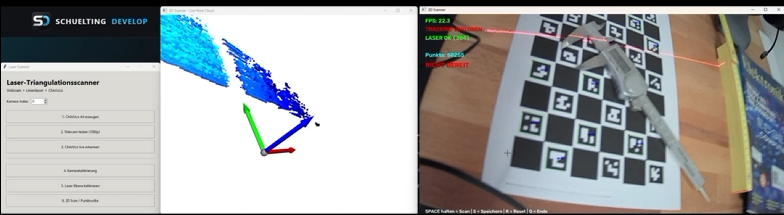
#> input picture image.png, 784 x 215 px
$ python -i laser_calibration.py   (imports and definitions only)
#> lines starting #> are read from the running program, lines starting #| are printed output that depends on the picture; after the words box and inside, x2 and y2 are one past the last pixel; in counts of white or black regions, pixels touching at a corner belong together
#> further down, picture is the input picture: shape (215, 784, 3); mean B, G, R 165, 164.7, 162.8
import cv2
import json
import math
import time
import numpy as np
from pathlib import Path


# ==========================================================
# PFADE
# ==========================================================

ROOT = Path(__file__).resolve().parents[1]

CHARUCO_CONFIG = (
    ROOT
    / "output"
    / "charuco"
    / "charuco_config.json"
)

CAMERA_CALIBRATION = (
    ROOT
    / "output"
    / "calibration"
    / "camera_calibration.json"
)

OUTPUT_DIR = (
    ROOT
    / "output"
    / "calibration"
)

LASER_CALIBRATION_FILE = (
    OUTPUT_DIR
    / "laser_calibration.json"
)

IMAGE_DIR = (
    OUTPUT_DIR
    / "laser_images_auto"
)


# ==========================================================
# KAMERA
# ==========================================================

CAMERA_INDEX = 0

WIDTH = 1920
HEIGHT = 1080
FPS = 30

DISPLAY_WIDTH = 1280
DISPLAY_HEIGHT = 720


# ==========================================================
# ERKENNUNGSBEDINGUNGEN
# ==========================================================

MIN_CHARUCO_CORNERS = 18

MIN_LASER_PIXELS = 120

MAX_POSE_ERROR_PX = 1.0


# ==========================================================
# AUTOMATISCHE AUFNAHME
# ==========================================================

STABLE_FRAMES_REQUIRED = 5

ANGLE_TOLERANCE_DEG = 10.0

DISTANCE_TOLERANCE_MM = 90.0

POSITION_TOLERANCE_NORM = 0.20

CAPTURE_COOLDOWN_S = 0.7

AUTO_CALIBRATE_WHEN_DONE = True


# ==========================================================
# LASER-ERKENNUNG
# ==========================================================

MIN_RED = 160

MIN_RED_DIFFERENCE = 60

MAX_Y_DEVIATION = 10

MAX_GAP = 15

# ==========================================================
# ROBUSTE LASER-MITTELLINIE
# ==========================================================

MIN_LINE_WIDTH_PX = 1
MAX_LINE_WIDTH_PX = 14
LASER_BACKGROUND_MARGIN_PX = 10
MIN_PROFILE_PROMINENCE = 35.0
MAX_PROFILE_SATURATED_RATIO = 0.70
PROFILE_RELATIVE_FLOOR = 0.20
MIN_PROFILE_QUALITY = 0.30


# ==========================================================
# ROBUSTER EBENENFIT
# ==========================================================

ROBUST_PLANE_FIT = True

ROBUST_MIN_THRESHOLD_MM = 0.6

ROBUST_MAD_FACTOR = 3.5


# ==========================================================
# DEBUG
# ==========================================================

DEBUG = False


# ==========================================================
# GEFÜHRTE ZIELPOSEN
#
# WICHTIG:
# Kamera + Laser bilden zusammen den Scannerkopf.
# Der Anwender bewegt also den gesamten Scannerkopf.
#
# azimuth:
#   negativ = Scanner links vom Board
#   positiv = Scanner rechts vom Board
#
# elevation:
#   negativ = Scanner oberhalb des Boards
#   positiv = Scanner unterhalb des Boards
#
# image_x / image_y:
#   gewünschte Lage des Board-Mittelpunkts im Kamerabild
#
# guidance:
#   kurze konkrete Anweisung im Livebild
# ==========================================================

TARGETS = [

    {
        "text": "1/18  FRONTAL - MITTLERER ABSTAND",
        "guidance": "Scanner frontal auf das Board richten",
        "azimuth_deg": 0,
        "elevation_deg": 0,
        "distance_mm": 400,
        "image_x": 0.50,
        "image_y": 0.50
    },

    {
        "text": "2/18  CA. 20 GRAD VON LINKS",
        "guidance": "Scanner nach links bewegen und zum Board drehen",
        "azimuth_deg": -20,
        "elevation_deg": 0,
        "distance_mm": 400,
        "image_x": 0.50,
        "image_y": 0.50
    },

    {
        "text": "3/18  CA. 20 GRAD VON RECHTS",
        "guidance": "Scanner nach rechts bewegen und zum Board drehen",
        "azimuth_deg": 20,
        "elevation_deg": 0,
        "distance_mm": 400,
        "image_x": 0.50,
        "image_y": 0.50
    },

    {
        "text": "4/18  CA. 20 GRAD VON OBEN",
        "guidance": "Scanner oberhalb halten und nach unten aufs Board schauen",
        "azimuth_deg": 0,
        "elevation_deg": -20,
        "distance_mm": 400,
        "image_x": 0.50,
        "image_y": 0.50
    },

    {
        "text": "5/18  CA. 20 GRAD VON UNTEN",
        "guidance": "Scanner unterhalb halten und nach oben aufs Board schauen",
        "azimuth_deg": 0,
        "elevation_deg": 20,
        "distance_mm": 400,
        "image_x": 0.50,
        "image_y": 0.50
    },

    {
        "text": "6/18  LINKS + OBEN",
        "guidance": "Scanner links und etwas oberhalb des Boards halten",
        "azimuth_deg": -18,
        "elevation_deg": -15,
        "distance_mm": 400,
        "image_x": 0.50,
        "image_y": 0.50
    },

    {
        "text": "7/18  RECHTS + OBEN",
        "guidance": "Scanner rechts und etwas oberhalb des Boards halten",
        "azimuth_deg": 18,
        "elevation_deg": -15,
        "distance_mm": 400,
        "image_x": 0.50,
        "image_y": 0.50
    },

    {
        "text": "8/18  LINKS + UNTEN",
        "guidance": "Scanner links und etwas unterhalb des Boards halten",
        "azimuth_deg": -18,
        "elevation_deg": 15,
        "distance_mm": 400,
        "image_x": 0.50,
        "image_y": 0.50
    },

    {
        "text": "9/18  RECHTS + UNTEN",
        "guidance": "Scanner rechts und etwas unterhalb des Boards halten",
        "azimuth_deg": 18,
        "elevation_deg": 15,
        "distance_mm": 400,
        "image_x": 0.50,
        "image_y": 0.50
    },

    {
        "text": "10/18  NAH - FRONTAL",
        "guidance": "Scanner naeher heran, etwa 300 mm",
        "azimuth_deg": 0,
        "elevation_deg": 0,
        "distance_mm": 300,
        "image_x": 0.50,
        "image_y": 0.50
    },

    {
        "text": "11/18  NAH - VON LINKS",
        "guidance": "Etwa 300 mm Abstand und ca. 18 Grad von links",
        "azimuth_deg": -18,
        "elevation_deg": 0,
        "distance_mm": 300,
        "image_x": 0.50,
        "image_y": 0.50
    },

    {
        "text": "12/18  NAH - VON RECHTS",
        "guidance": "Etwa 300 mm Abstand und ca. 18 Grad von rechts",
        "azimuth_deg": 18,
        "elevation_deg": 0,
        "distance_mm": 300,
        "image_x": 0.50,
        "image_y": 0.50
    },

    {
        "text": "13/18  WEIT - FRONTAL",
        "guidance": "Scanner weiter weg, etwa 500 mm",
        "azimuth_deg": 0,
        "elevation_deg": 0,
        "distance_mm": 500,
        "image_x": 0.50,
        "image_y": 0.50
    },

    {
        "text": "14/18  WEIT - VON LINKS",
        "guidance": "Etwa 500 mm Abstand und ca. 18 Grad von links",
        "azimuth_deg": -18,
        "elevation_deg": 0,
        "distance_mm": 500,
        "image_x": 0.50,
        "image_y": 0.50
    },

    {
        "text": "15/18  WEIT - VON RECHTS",
        "guidance": "Etwa 500 mm Abstand und ca. 18 Grad von rechts",
        "azimuth_deg": 18,
        "elevation_deg": 0,
        "distance_mm": 500,
        "image_x": 0.50,
        "image_y": 0.50
    },

    {
        "text": "16/18  BOARD LINKS IM BILD",
        "guidance": "Scanner so verschieben, dass das Board links im Bild liegt",
        "azimuth_deg": 10,
        "elevation_deg": 0,
        "distance_mm": 400,
        "image_x": 0.28,
        "image_y": 0.50
    },

    {
        "text": "17/18  BOARD RECHTS IM BILD",
        "guidance": "Scanner so verschieben, dass das Board rechts im Bild liegt",
        "azimuth_deg": -10,
        "elevation_deg": 0,
        "distance_mm": 400,
        "image_x": 0.72,
        "image_y": 0.50
    },

    {
        "text": "18/18  BOARD UNTEN IM BILD",
        "guidance": "Scanner anheben, Board soll unten im Kamerabild liegen",
        "azimuth_deg": 0,
        "elevation_deg": -10,
        "distance_mm": 400,
        "image_x": 0.50,
        "image_y": 0.70
    }
]


# ==========================================================
# DATEIEN LADEN
# ==========================================================

# [226 lines left out: functions load_data, create_charuco, open_camera, create_board_mask, not called in this run]


# ==========================================================
# HILFE: ZUSAMMENHAENGENDE PIXEL-RUNS
# ==========================================================

def find_runs(values):
    if len(values) == 0:
        return []
    runs = []
    start = 0
    for i in range(1, len(values)):
        if values[i] != values[i - 1] + 1:
            runs.append(values[start:i])
            start = i
    runs.append(values[start:])
    return runs


# ==========================================================
# ROBUSTES PROFILZENTRUM EINER LASERLINIE
# ==========================================================

def get_laser_profile_center(red_difference_column, red_column, run):
    if len(run) == 0:
        return None
    height = len(red_difference_column)
    run_start = int(run[0])
    run_end = int(run[-1])
    bg_start = max(0, run_start - LASER_BACKGROUND_MARGIN_PX)
    bg_end = min(height - 1, run_end + LASER_BACKGROUND_MARGIN_PX)
    background_values = []
    if bg_start < run_start:
        background_values.extend(red_difference_column[bg_start:run_start].astype(np.float64).tolist())
    if run_end + 1 <= bg_end:
        background_values.extend(red_difference_column[run_end + 1:bg_end + 1].astype(np.float64).tolist())
    background_level = float(np.median(background_values)) if background_values else 0.0
    y_values = np.asarray(run, dtype=np.float64)
    profile = red_difference_column[run].astype(np.float64) - background_level
    profile[profile < 0] = 0.0
    peak = float(np.max(profile))
    if peak < MIN_PROFILE_PROMINENCE:
        return None
    floor = peak * PROFILE_RELATIVE_FLOOR
    weights = profile - floor
    weights[weights < 0] = 0.0
    total = float(np.sum(weights))
    if total <= 0:
        return None
    center_y = float(np.sum(y_values * weights) / total)
    variance = float(np.sum(weights * (y_values - center_y) ** 2) / total)
    sigma = float(np.sqrt(max(variance, 0.0)))
    run_red = red_column[run]
    saturated_ratio = float(np.mean(run_red >= 250))
    if saturated_ratio > MAX_PROFILE_SATURATED_RATIO:
        return None
    left = float(np.sum(weights[y_values < center_y]))
    right = float(np.sum(weights[y_values > center_y]))
    denom = left + right
    asymmetry = abs(left-right)/denom if denom > 1e-9 else 1.0
    quality = 1.0
    quality *= float(np.clip(1.0 - saturated_ratio, 0.0, 1.0))
    quality *= float(np.clip(1.0 - 0.7*asymmetry, 0.0, 1.0))
    quality *= float(np.clip(1.0 - max(0.0, len(run)-6.0)/12.0, 0.25, 1.0))
    if quality < MIN_PROFILE_QUALITY:
        return None
    return {
        'center_y': center_y,
        'sigma_px': sigma,
        'width_px': float(len(run)),
        'peak': peak,
        'background': background_level,
        'saturated_ratio': saturated_ratio,
        'quality': quality
    }


# ==========================================================
# GEMEINSAME ROBUSTE LASERERKENNUNG
# ==========================================================

def detect_laser_profile_center(frame, board_mask=None, x_step=1, min_points=80, max_x_gap=12, max_y_jump_px=35, min_segment_points=20):
#> called with x_step = 1, min_points = 80, max_x_gap = 12, max_y_jump_px = 35, min_segment_points = 20
    b = frame[:,:,0].astype(np.int16)
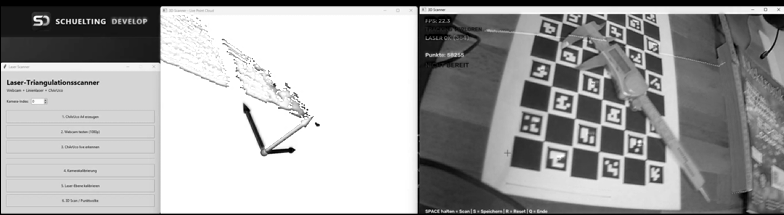
#> b: shape (215, 784) int16; min 0, max 255, mean 165
    g = frame[:,:,1].astype(np.int16)
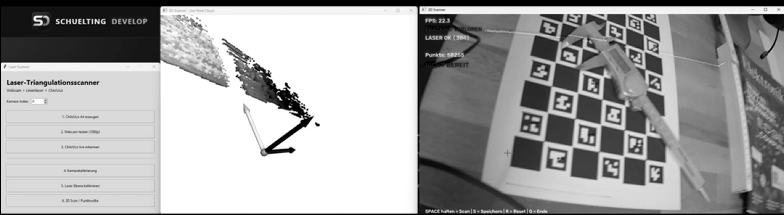
#> g: shape (215, 784) int16; min 0, max 255, mean 164.7
    r = frame[:,:,2].astype(np.int16)
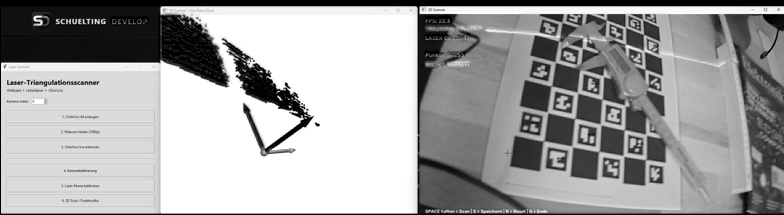
#> r: shape (215, 784) int16; min 0, max 255, mean 162.8
    red_difference = r - np.maximum(g,b)
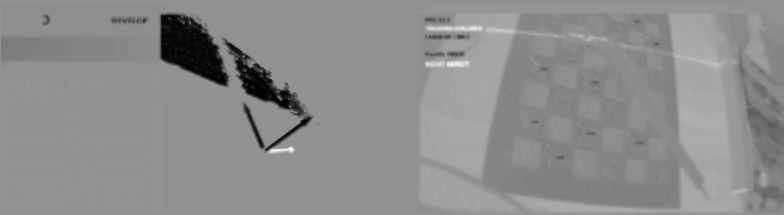
#> red_difference: shape (215, 784) int16; min -254, max 190, mean -7.5; drawn with min black and max white
    rgb_mask = ((r >= MIN_RED) & (red_difference >= MIN_RED_DIFFERENCE)).astype(np.uint8)*255
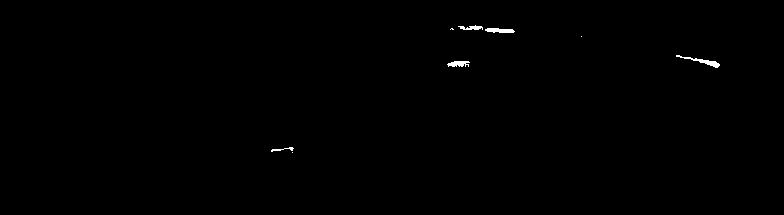
#> rgb_mask: shape (215, 784); 0.28% white; 8 white regions (3 under 20 px), largest, box (x1, y1, x2, y2) and area: (676, 55, 720, 68) 140, (485, 28, 515, 33) 114, (447, 61, 470, 67) 100, (458, 25, 483, 30) 75, (271, 147, 294, 152) 43
    hsv = cv2.cvtColor(frame, cv2.COLOR_BGR2HSV)
#> hsv: shape (215, 784, 3); mean H, S, V 44.4, 44.2, 176.1
    hsv1_min = globals().get('HSV1_MIN',(0,100,120))
    hsv1_max = globals().get('HSV1_MAX',(12,255,255))
    hsv2_min = globals().get('HSV2_MIN',(168,100,120))
    hsv2_max = globals().get('HSV2_MAX',(179,255,255))
    mask1 = cv2.inRange(hsv,np.array(hsv1_min,dtype=np.uint8),np.array(hsv1_max,dtype=np.uint8))
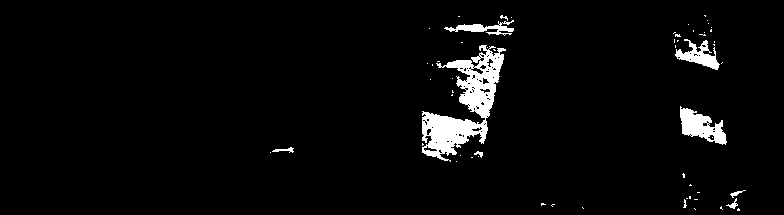
#> mask1: shape (215, 784); 3.6% white; 59 white regions (50 under 20 px), largest, box (x1, y1, x2, y2) and area: (422, 45, 506, 162) 3816, (680, 106, 727, 145) 945, (675, 39, 720, 70) 598
    mask2 = cv2.inRange(hsv,np.array(hsv2_min,dtype=np.uint8),np.array(hsv2_max,dtype=np.uint8))
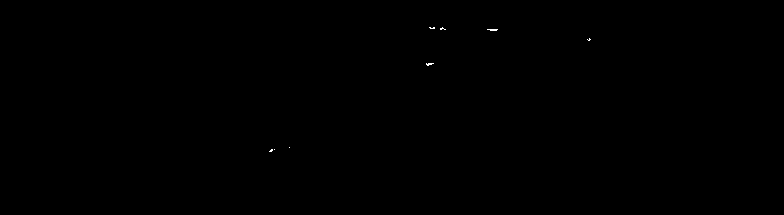
#> mask2: shape (215, 784); 0.04% white in thin lines or dots, all inside (x1, y1, x2, y2) = (269, 27, 591, 152)
    mask = cv2.bitwise_and(rgb_mask, cv2.bitwise_or(mask1,mask2))
#> mask: shape (215, 784); 0.26% white; 9 white regions (4 under 20 px), largest, box (x1, y1, x2, y2) and area: (676, 55, 720, 68) 139, (447, 61, 470, 67) 100, (458, 25, 483, 30) 75, (485, 28, 514, 33) 75, (271, 149, 284, 152) 23
    if board_mask is not None:
        mask = cv2.bitwise_and(mask, board_mask)
    h,w = mask.shape
#> h = 215; w = 784
    candidates=[]; widths=[]; sigmas=[]; qualities=[]
    for x in range(0,w,x_step):
        ys=np.where(mask[:,x]>0)[0]
        if len(ys)==0: continue
        best_score=None; best=None
        for run in find_runs(ys):
            lw=len(run)
            if lw < MIN_LINE_WIDTH_PX or lw > MAX_LINE_WIDTH_PX: continue
            res=get_laser_profile_center(red_difference[:,x], r[:,x], run)
            if res is None: continue
            score=res['quality']*res['peak']
            if best_score is None or score > best_score:
                best_score=score; best=res
        if best is not None:
            candidates.append([float(x),float(best['center_y'])])
            widths.append(best['width_px']); sigmas.append(best['sigma_px']); qualities.append(best['quality'])
#> after the loop, candidates = 92 pairs, first value 271 to 718, second value 26.71 to 150.5; qualities = 92 values, max 1 at index 8, min 0.3 at index 2, mean 0.816; sigmas = 92 values, max 1.64 at index 88, min 0 at index 2, mean 0.76; widths = 92 values, max 7 at index 88, min 1 at index 2, mean 3.12
    diagnostics={
        'mean_width_px': float(np.mean(widths)) if widths else None,
        'median_width_px': float(np.median(widths)) if widths else None,
        'mean_sigma_px': float(np.mean(sigmas)) if sigmas else None,
        'mean_quality': float(np.mean(qualities)) if qualities else None
    }
#> diagnostics = {'mean_width_px': 3.12, 'median_width_px': 3, 'mean_sigma_px': 0.76, 'mean_quality': 0.816}
    if len(candidates) < min_points:
        return np.empty((0,2),dtype=np.float32), mask, False, diagnostics
    candidates=np.asarray(candidates,dtype=np.float32)
    segments=[]; current=[candidates[0]]
#> after `current = [candidates[0]]`: current = [[271, 150.5]]
    for i in range(1,len(candidates)):
        p0,p1=candidates[i-1],candidates[i]
        if abs(p1[0]-p0[0]) <= max_x_gap and abs(p1[1]-p0[1]) <= max_y_jump_px:
            current.append(p1)
        else:
            if len(current) >= min_segment_points: segments.append(current)
            current=[p1]
#> this loop made 91 passes
#> (p0, current) on passes 19, 33, 37: ([293, 148], [[447, 64]]), ([460, 63.32], [[461, 27.24]]), ([464, 28.01], [[465, 63.16]])
#> current on pass 83: [[702, 60.77]]
#> after the loop, segments = 1 item
    if len(current) >= min_segment_points: segments.append(current)
    final=[]
    for seg in segments: final.extend(seg)
#> this loop made 1 pass
#> after the loop, final = 46 pairs, first value 465 to 513, second value 26.71 to 63.16
    final=np.asarray(final,dtype=np.float32)
    if len(final) < min_points:
        return final, mask, False, diagnostics
    return final, mask, True, diagnostics


# ==========================================================
# WRAPPER FUER LASER-KALIBRIERUNG
# ==========================================================

# [2719 lines left out: functions detect_laser, get_board_pose, get_pose_guidance, calculate_board_plane, laser_pixels_to_3d, fit_plane_basic and 9 more, not called in this run]


# [3 lines not run here, left out]

>>> import cv2
>>> picture = cv2.imread('../image.png')
>>> result = detect_laser_profile_center(picture)
#> result = 4 point arrays, longest 215 points
